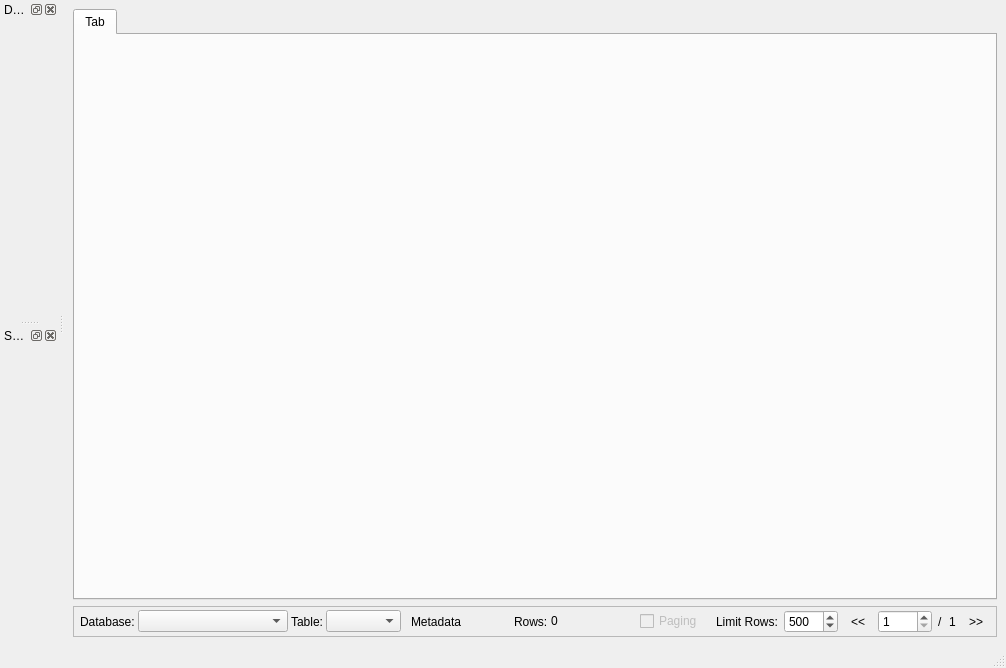
<?xml version="1.0" encoding="UTF-8"?>
<ui version="4.0">
 <class>SqlExplorerUI</class>
 <widget class="QMainWindow" name="SqlExplorerUI">
  <property name="geometry">
   <rect>
    <x>0</x>
    <y>0</y>
    <width>1006</width>
    <height>668</height>
   </rect>
  </property>
  <property name="sizePolicy">
   <sizepolicy hsizetype="Expanding" vsizetype="Expanding">
    <horstretch>0</horstretch>
    <verstretch>0</verstretch>
   </sizepolicy>
  </property>
  <property name="windowTitle">
   <string>SQL Explorer</string>
  </property>
  <property name="toolTip">
   <string>SQL Explorer</string>
  </property>
  <property name="statusTip">
   <string>SQL Explorer</string>
  </property>
  <property name="whatsThis">
   <string>SQL Explorer</string>
  </property>
  <widget class="QWidget" name="centralwidget">
   <property name="sizePolicy">
    <sizepolicy hsizetype="Expanding" vsizetype="Expanding">
     <horstretch>0</horstretch>
     <verstretch>0</verstretch>
    </sizepolicy>
   </property>
   <layout class="QVBoxLayout" name="verticalLayout_2">
    <property name="spacing">
     <number>6</number>
    </property>
    <property name="topMargin">
     <number>9</number>
    </property>
    <item>
     <widget class="QTabWidget" name="tabWidget">
      <property name="currentIndex">
       <number>0</number>
      </property>
      <widget class="QWidget" name="defaultTab">
       <property name="sizePolicy">
        <sizepolicy hsizetype="Expanding" vsizetype="Expanding">
         <horstretch>0</horstretch>
         <verstretch>0</verstretch>
        </sizepolicy>
       </property>
       <attribute name="title">
        <string notr="true">Tab</string>
       </attribute>
      </widget>
     </widget>
    </item>
    <item>
     <widget class="QFrame" name="frame">
      <property name="sizePolicy">
       <sizepolicy hsizetype="Expanding" vsizetype="Preferred">
        <horstretch>0</horstretch>
        <verstretch>0</verstretch>
       </sizepolicy>
      </property>
      <property name="frameShape">
       <enum>QFrame::StyledPanel</enum>
      </property>
      <property name="frameShadow">
       <enum>QFrame::Plain</enum>
      </property>
      <layout class="QVBoxLayout" name="verticalLayout">
       <property name="margin">
        <number>3</number>
       </property>
       <item>
        <layout class="QHBoxLayout" name="bottomHBoxLayout">
         <property name="spacing">
          <number>3</number>
         </property>
         <property name="leftMargin">
          <number>3</number>
         </property>
         <property name="topMargin">
          <number>0</number>
         </property>
         <property name="rightMargin">
          <number>3</number>
         </property>
         <property name="bottomMargin">
          <number>0</number>
         </property>
         <item>
          <widget class="QFrame" name="databaseInfoFrame">
           <property name="sizePolicy">
            <sizepolicy hsizetype="Expanding" vsizetype="Preferred">
             <horstretch>0</horstretch>
             <verstretch>0</verstretch>
            </sizepolicy>
           </property>
           <property name="frameShape">
            <enum>QFrame::NoFrame</enum>
           </property>
           <property name="frameShadow">
            <enum>QFrame::Raised</enum>
           </property>
           <layout class="QHBoxLayout" name="horizontalLayout_2">
            <property name="spacing">
             <number>3</number>
            </property>
            <property name="margin">
             <number>0</number>
            </property>
            <item>
             <widget class="QLabel" name="databaseLabel">
              <property name="text">
               <string>Database:</string>
              </property>
             </widget>
            </item>
            <item>
             <widget class="QComboBox" name="databaseComboBox">
              <property name="sizePolicy">
               <sizepolicy hsizetype="Expanding" vsizetype="Fixed">
                <horstretch>0</horstretch>
                <verstretch>0</verstretch>
               </sizepolicy>
              </property>
              <property name="minimumSize">
               <size>
                <width>150</width>
                <height>0</height>
               </size>
              </property>
             </widget>
            </item>
            <item>
             <widget class="QLabel" name="tableLabel">
              <property name="text">
               <string>Table:</string>
              </property>
             </widget>
            </item>
            <item>
             <widget class="QComboBox" name="tableComboBox">
              <property name="sizePolicy">
               <sizepolicy hsizetype="Expanding" vsizetype="Fixed">
                <horstretch>0</horstretch>
                <verstretch>0</verstretch>
               </sizepolicy>
              </property>
              <property name="minimumSize">
               <size>
                <width>75</width>
                <height>0</height>
               </size>
              </property>
             </widget>
            </item>
            <item>
             <widget class="QToolButton" name="metadataToolButton">
              <property name="toolTip">
               <string>Show Metadata</string>
              </property>
              <property name="statusTip">
               <string/>
              </property>
              <property name="whatsThis">
               <string/>
              </property>
              <property name="text">
               <string>Metadata</string>
              </property>
              <property name="icon">
               <iconset resource="sqlexplorer.qrc">
                <normaloff>:/resources/images/metadatainfo.png</normaloff>:/resources/images/metadatainfo.png</iconset>
              </property>
              <property name="autoRaise">
               <bool>true</bool>
              </property>
             </widget>
            </item>
           </layout>
          </widget>
         </item>
         <item>
          <spacer>
           <property name="orientation">
            <enum>Qt::Horizontal</enum>
           </property>
           <property name="sizeType">
            <enum>QSizePolicy::Expanding</enum>
           </property>
           <property name="sizeHint" stdset="0">
            <size>
             <width>40</width>
             <height>20</height>
            </size>
           </property>
          </spacer>
         </item>
         <item>
          <widget class="QLabel" name="rowsLabel">
           <property name="text">
            <string>Rows:</string>
           </property>
          </widget>
         </item>
         <item>
          <widget class="QLabel" name="totalRowsLabel">
           <property name="sizePolicy">
            <sizepolicy hsizetype="Expanding" vsizetype="Preferred">
             <horstretch>0</horstretch>
             <verstretch>0</verstretch>
            </sizepolicy>
           </property>
           <property name="minimumSize">
            <size>
             <width>0</width>
             <height>0</height>
            </size>
           </property>
           <property name="toolTip">
            <string>Record Count</string>
           </property>
           <property name="text">
            <string notr="true">0</string>
           </property>
           <property name="textInteractionFlags">
            <set>Qt::LinksAccessibleByMouse|Qt::TextSelectableByMouse</set>
           </property>
          </widget>
         </item>
         <item>
          <spacer name="horizontalSpacer_2">
           <property name="orientation">
            <enum>Qt::Horizontal</enum>
           </property>
           <property name="sizeType">
            <enum>QSizePolicy::Expanding</enum>
           </property>
           <property name="sizeHint" stdset="0">
            <size>
             <width>40</width>
             <height>20</height>
            </size>
           </property>
          </spacer>
         </item>
         <item>
          <widget class="QCheckBox" name="pagingCheckBox">
           <property name="enabled">
            <bool>false</bool>
           </property>
           <property name="toolTip">
            <string>Paging</string>
           </property>
           <property name="statusTip">
            <string>Paging</string>
           </property>
           <property name="whatsThis">
            <string>Paging</string>
           </property>
           <property name="text">
            <string>Paging</string>
           </property>
          </widget>
         </item>
         <item>
          <spacer name="horizontalSpacer">
           <property name="orientation">
            <enum>Qt::Horizontal</enum>
           </property>
           <property name="sizeType">
            <enum>QSizePolicy::Fixed</enum>
           </property>
           <property name="sizeHint" stdset="0">
            <size>
             <width>10</width>
             <height>20</height>
            </size>
           </property>
          </spacer>
         </item>
         <item>
          <widget class="QFrame" name="pagingFrame">
           <property name="frameShape">
            <enum>QFrame::NoFrame</enum>
           </property>
           <property name="frameShadow">
            <enum>QFrame::Raised</enum>
           </property>
           <layout class="QHBoxLayout" name="horizontalLayout">
            <property name="spacing">
             <number>6</number>
            </property>
            <property name="margin">
             <number>0</number>
            </property>
            <item>
             <widget class="QLabel" name="limitRowsLabel">
              <property name="text">
               <string>Limit Rows:</string>
              </property>
             </widget>
            </item>
            <item>
             <widget class="QSpinBox" name="limitRowsSpinBox">
              <property name="minimum">
               <number>10</number>
              </property>
              <property name="maximum">
               <number>1000</number>
              </property>
              <property name="singleStep">
               <number>10</number>
              </property>
              <property name="value">
               <number>500</number>
              </property>
             </widget>
            </item>
            <item>
             <widget class="QToolButton" name="prePageToolButton">
              <property name="toolTip">
               <string>Previous Page</string>
              </property>
              <property name="text">
               <string>&lt;&lt;</string>
              </property>
              <property name="icon">
               <iconset resource="sqlexplorer.qrc">
                <normaloff>:/resources/images/previous.png</normaloff>:/resources/images/previous.png</iconset>
              </property>
              <property name="autoRaise">
               <bool>true</bool>
              </property>
             </widget>
            </item>
            <item>
             <widget class="QSpinBox" name="pageSpinBox">
              <property name="toolTip">
               <string>Current Page</string>
              </property>
              <property name="minimum">
               <number>1</number>
              </property>
              <property name="maximum">
               <number>9999</number>
              </property>
             </widget>
            </item>
            <item>
             <widget class="QLabel" name="label">
              <property name="text">
               <string>/</string>
              </property>
             </widget>
            </item>
            <item>
             <widget class="QLabel" name="labelTotalPages">
              <property name="sizePolicy">
               <sizepolicy hsizetype="Expanding" vsizetype="Preferred">
                <horstretch>0</horstretch>
                <verstretch>0</verstretch>
               </sizepolicy>
              </property>
              <property name="toolTip">
               <string>Total Pages</string>
              </property>
              <property name="text">
               <string>1</string>
              </property>
             </widget>
            </item>
            <item>
             <widget class="QToolButton" name="nextPageToolButton">
              <property name="toolTip">
               <string>Next Page</string>
              </property>
              <property name="text">
               <string>&gt;&gt;</string>
              </property>
              <property name="icon">
               <iconset resource="sqlexplorer.qrc">
                <normaloff>:/resources/images/next.png</normaloff>:/resources/images/next.png</iconset>
              </property>
              <property name="autoRaise">
               <bool>true</bool>
              </property>
             </widget>
            </item>
           </layout>
          </widget>
         </item>
        </layout>
       </item>
      </layout>
     </widget>
    </item>
   </layout>
  </widget>
  <widget class="QStatusBar" name="statusbar"/>
  <widget class="QDockWidget" name="dbExplorerDockWidget">
   <property name="windowIcon">
    <iconset>
     <normaloff>:/resources/images/database.png</normaloff>:/resources/images/database.png</iconset>
   </property>
   <property name="toolTip">
    <string>Database Explorer</string>
   </property>
   <property name="statusTip">
    <string>Database Explorer</string>
   </property>
   <property name="whatsThis">
    <string>Database Explorer</string>
   </property>
   <property name="windowTitle">
    <string>Database Explorer</string>
   </property>
   <attribute name="dockWidgetArea">
    <number>1</number>
   </attribute>
   <widget class="DatabaseExplorer" name="databaseExplorer">
    <property name="toolTip">
     <string>Database Explorer</string>
    </property>
    <property name="statusTip">
     <string>Database Explorer</string>
    </property>
    <property name="whatsThis">
     <string>Database Explorer</string>
    </property>
   </widget>
  </widget>
  <widget class="QDockWidget" name="sqlConsoleDockWidget">
   <property name="windowIcon">
    <iconset resource="sqlexplorer.qrc">
     <normaloff>:/resources/images/console.png</normaloff>:/resources/images/console.png</iconset>
   </property>
   <property name="toolTip">
    <string>SQL Console</string>
   </property>
   <property name="statusTip">
    <string>SQL Console</string>
   </property>
   <property name="whatsThis">
    <string>SQL Console</string>
   </property>
   <property name="windowTitle">
    <string>SQL Console</string>
   </property>
   <attribute name="dockWidgetArea">
    <number>1</number>
   </attribute>
   <widget class="SqlConsole" name="sqlConsole"/>
  </widget>
  <widget class="QMenuBar" name="menubar">
   <property name="geometry">
    <rect>
     <x>0</x>
     <y>0</y>
     <width>1006</width>
     <height>17</height>
    </rect>
   </property>
  </widget>
 </widget>
 <customwidgets>
  <customwidget>
   <class>DatabaseExplorer</class>
   <extends>QWidget</extends>
   <header>databaseexplorer.h</header>
   <container>1</container>
  </customwidget>
  <customwidget>
   <class>SqlConsole</class>
   <extends>QWidget</extends>
   <header>sqlconsole.h</header>
   <container>1</container>
  </customwidget>
 </customwidgets>
 <resources>
  <include location="sqlexplorer.qrc"/>
 </resources>
 <connections/>
</ui>
